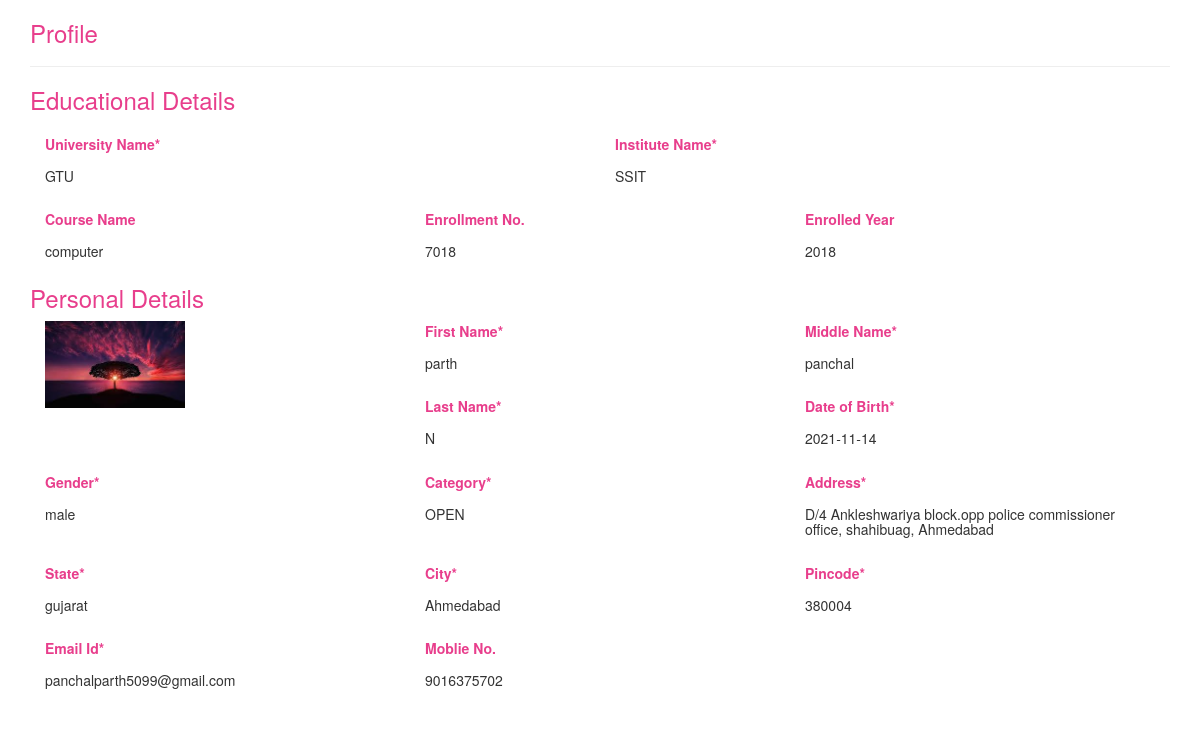
/show.php?id=4, run on the app's committed database.
### tables this page shows
CREATE TABLE `student` (
  `stuid` int(10) NOT NULL,
  `universityname` varchar(50) NOT NULL,
  `institutename` varchar(20) NOT NULL,
  `coursename` varchar(20) NOT NULL,
  `enrollmentno` int(20) NOT NULL,
  `enrollmentyear` varchar(10) NOT NULL,
  `firstname` varchar(20) NOT NULL,
  `middlename` varchar(20) NOT NULL,
  `lastname` varchar(20) NOT NULL,
  `dob` varchar(20) NOT NULL,
  `gender` varchar(20) NOT NULL,
  `category` varchar(20) NOT NULL,
  `address` longtext NOT NULL,
  `state` varchar(20) NOT NULL,
  `city` varchar(20) NOT NULL,
  `pincode` varchar(10) NOT NULL,
  `emailid` varchar(50) NOT NULL,
  `mobileno` varchar(20) NOT NULL,
  `password` varchar(20) NOT NULL,
  `resume` longtext NOT NULL,
  `photo` longtext NOT NULL
);

### show.php (the view, shortened to what this page needs)
<!DOCTYPE html>
<html lang="en">
<head>
  <link rel="stylesheet" href="https://maxcdn.bootstrapcdn.com/bootstrap/3.4.1/css/bootstrap.min.css">
</head>
<body>
  <?php
    include('connection.php');
    $id = $_REQUEST['id'];
    $sql = "SELECT * FROM student WHERE stuid=$id";
    $result =mysqli_query($conn,$sql);
          if(mysqli_num_rows($result))
          {
              $row = mysqli_fetch_assoc($result);
          }
          else
          {
              echo "error".mysqli_error($con);
          }
    ?>
<div class="container">
  <div> <h3 style="color:#e83e8c;">Profile</h3></div>
  <hr>
  <h3 style="color: #e83e8c;">Educational Details</h3>
  <form action="update.php" method="post" enctype="multipart/form-data">
    <div class="form-group col-md-6">
      <label for="text">University Name*</label><h5><?php echo $row["universityname"];?></h5>
    </div>
    <div class="form-group col-md-6">
      <label for="text">Institute Name*</label><h5><?php echo $row["institutename"];?></h5>
    </div>
   <div class="form-group col-md-4">
      <label for="text">Course Name</label><h5><?php echo $row["coursename"];?></h5>
    </div>
    <div class="form-group col-md-4">
      <label for="text">Enrollment No.</label><h5><?php echo $row["enrollmentno"];?></h5>
    </div>
    <div class="form-group col-md-4">
      <label for="text">Enrolled Year</label><h5><?php echo $row["enrollmentyear"];?></h5>
    </div>
     <h3 style="color: #e83e8c;">Personal Details</h3>
      <div class="form-group col-md-4">
                 <img style="width:40%; height:35%" src="<?php
                        $img = $row['photo'];
                        $imp = 'photo/'.$img;
                        echo $imp;
                 ?>">
      </div>
      <div class="form-group col-md-4">
      <label for="text">First Name*</label> <h5><?php echo $row["firstname"];?></h5>
    </div>
    <div class="form-group col-md-4">
      <label for="text">Middle Name*</label><h5><?php echo $row["middlename"];?></h5>
    </div>
   <div class="form-group col-md-4">
      <label for="text">Last Name*</label><h5><?php echo $row["lastname"];?></h5>
    </div>
    <div class="form-group col-md-4">
      <label for="text">Date of Birth*</label><h5><?php echo $row["dob"];?></h5>
    </div>
    <div class="form-group col-md-4">
      <label for="text">Gender*</label><h5><?php echo $row["gender"];?></h5>
    </div>
    <div class="form-group col-md-4">
      <label for="text">Category*</label><h5><?php echo $row["category"];?></h5>
    </div>
    <div class="form-group col-md-4">
      <label for="text">Address*</label><h5><?php echo $row["address"];?></h5>
    </div>
    <div class="form-group col-md-4">
      <label for="text">State*</label><h5><?php echo $row["state"];?></h5>
    </div>
     <div class="form-group col-md-4">
      <label for="text">City*</label><h5><?php echo $row["city"];?></h5>
    </div>
    <div class="form-group col-md-4">
      <label for="text">Pincode*</label><h5><?php echo $row["pincode"];?></h5>
    </div>
    <div class="form-group col-md-4">
      <label for="text">Email Id*</label><h5><?php echo $row["emailid"];?></h5>
    </div>
    <div class="form-group col-md-4">
      <label for="text">Moblie No.</label><h5><?php echo $row["mobileno"];?></h5>
    </div>
  </form>
</div>
</body>
</html>

### show.php (style rules this page uses)
label { color: #e83e8c; }

### data on the page
student: universityname "GTU", institutename "SSIT", coursename "computer", enrollmentno "7018", enrollmentyear "2018", photo (picture), firstname "parth", middlename "panchal", lastname "N", dob "2021-11-14", gender "male", category "OPEN", address "D/4 Ankleshwariya block.opp police commissioner office, shahibuag, Ahmedabad", state "gujarat", city "Ahmedabad", pincode "380004", emailid "panchalparth5099@gmail.com", mobileno "9016375702"
